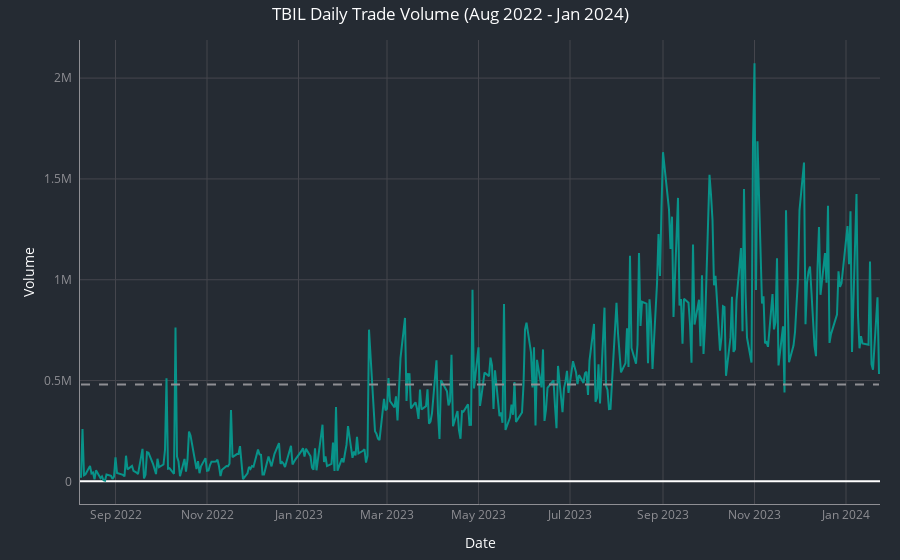

Source (notebook cell):
### Code cell
fig = go.Figure()
# Plot close prices
fig.add_trace(go.Scatter(x=tbil_df["Date"], y=tbil_df["Volume"], mode="lines", name="Volume"))
# Calculate total mean
mean_value = tbil_df["Volume"].mean()
# Add horizontal dashed line for mean
fig.add_shape(
    type="line", x0=tbil_df["Date"].min(), x1=tbil_df["Date"].max(), y0=mean_value, y1=mean_value,
    line=dict(color=palette["stone"], width=2, dash="dash"), name="Mean"
)
# Update layout
fig.update_layout(title="TBIL Daily Trade Volume (Aug 2022 - Jan 2024)",
                  xaxis_title="Date",
                  yaxis_title="Volume"
)
# Set label formats for hovering on data points
fig.update_traces(
    hovertemplate="%{x:%Y/%M/%D}<br>%{y:,}<extra></extra>",  # <extra> code removes trace name default
    line_color=palette["green"]
)
# Show plot
format_plot(fig)
fig.show()

### Figure 1 — Plotly figure (JSON) as saved in the notebook; plotly's stock layout.template omitted (floating-point values rounded to 4 significant figures; data arrays with more than 128 entries replaced by an {"elided": "..."} marker saying what was removed)
{"data": [{"hovertemplate": "%{x:%Y/%M/%D}<br>%{y:,}<extra></extra>", "line": {"color": "#089389"}, "mode": "lines", "name": "Volume", "type": "scatter", "x": {"elided": "366 str values"}, "y": {"elided": "366 int values"}}], "layout": {"autosize": true, "legend": {"font": {"color": "#8f8f94"}}, "margin": {"b": 20, "l": 80, "r": 20, "t": 40}, "paper_bgcolor": "#252b33", "plot_bgcolor": "#252b33", "shapes": [{"line": {"color": "#8f8f94", "dash": "dash", "width": 2}, "name": "Mean", "type": "line", "x0": "2022-08-09", "x1": "2024-01-23", "y0": 480300.0, "y1": 480300.0}], "title": {"font": {"color": "#fefeff"}, "text": "TBIL Daily Trade Volume (Aug 2022 - Jan 2024)", "x": 0.5}, "xaxis": {"autorange": true, "categoryorder": "category ascending", "gridcolor": "#45464d", "linecolor": "#8f8f94", "range": ["2022-08-08 07:37:50.7692", "2024-01-23 16:22:09.2308"], "tickfont": {"color": "#8f8f94"}, "title": {"font": {"color": "#fefeff"}, "text": "Date"}, "type": "date"}, "yaxis": {"autorange": true, "categoryorder": "category ascending", "gridcolor": "#45464d", "linecolor": "#8f8f94", "range": [-112300.0, 2189000.0], "tickcolor": "#252b33", "tickfont": {"color": "#8f8f94"}, "ticklen": 5, "ticks": "outside", "title": {"font": {"color": "#fefeff"}, "standoff": 5, "text": "Volume"}, "type": "linear"}}}
